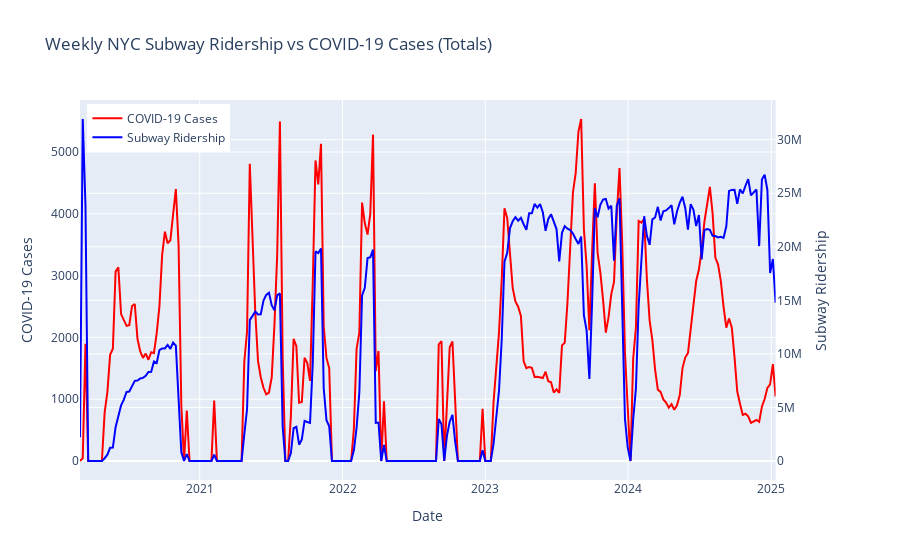

The cell this chart's notebook holds for it:
### Markdown cell above
## Weekly Comparison of Subway Ridership and COVID Cases

This visualization shows the weekly totals of ridership and COVID cases on dual axes.  
Weekly data smooths out many of the sharp fluctuations seen in the daily chart.

Interestingly, the weekly trend reveals periods where both ridership and COVID cases appear to rise together, especially in 2021 and early 2022.

We discuss later why this happens and what it means.

### Code cell
plot_dual(weekly, "Weekly NYC Subway Ridership vs COVID-19 Cases (Totals)")

### Figure 1 — Plotly figure (JSON) as saved in the notebook; plotly's stock layout.template omitted (floating-point values rounded to 4 significant figures; data arrays with more than 128 entries replaced by an {"elided": "..."} marker saying what was removed)
{"data": [{"line": {"color": "red"}, "name": "COVID-19 Cases", "type": "scatter", "x": {"elided": "255 str values"}, "xaxis": "x", "y": {"elided": "255 float values"}, "yaxis": "y"}, {"line": {"color": "blue"}, "name": "Subway Ridership", "type": "scatter", "x": {"elided": "255 str values"}, "xaxis": "x", "y": {"elided": "255 float values"}, "yaxis": "y2"}], "layout": {"legend": {"x": 0.01, "y": 0.99}, "title": {"text": "Weekly NYC Subway Ridership vs COVID-19 Cases (Totals)"}, "xaxis": {"anchor": "y", "domain": [0, 0.94], "title": {"text": "Date"}}, "yaxis": {"anchor": "x", "domain": [0, 1], "title": {"text": "COVID-19 Cases"}}, "yaxis2": {"anchor": "x", "overlaying": "y", "side": "right", "title": {"text": "Subway Ridership"}}}}
